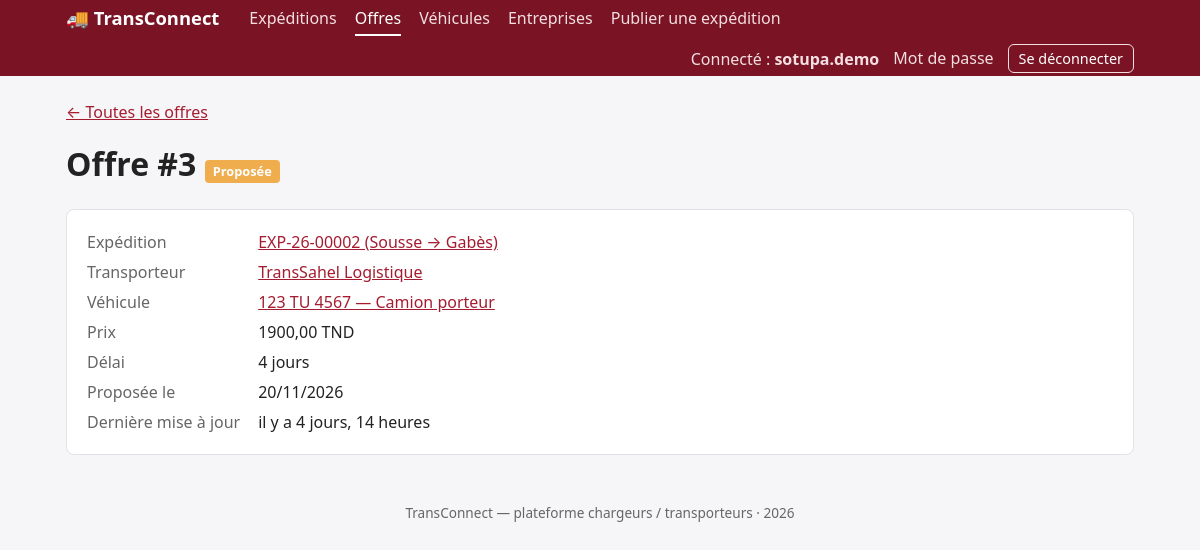
The app's page /offres/3/ (signed in) with its own data.
### EntreprisesApp/models.py (models this page shows, shortened)
class Utilisateur(AbstractUser):
    ROLE_CHARGEUR = 'chargeur'
    ROLE_TRANSPORTEUR = 'transporteur'
    ROLE_ADMIN = 'admin'
    ROLE_CHOICES = (
        (ROLE_CHARGEUR, 'Chargeur'),
        (ROLE_TRANSPORTEUR, 'Transporteur'),
        (ROLE_ADMIN, 'Administrateur'),
    )
    user_id = models.CharField(max_length=8, primary_key=True, editable=False)
    email = models.EmailField(unique=True, validators=[valider_email_gmail])
    role = models.CharField(max_length=20, choices=ROLE_CHOICES, default=ROLE_CHARGEUR)
    telephone = models.CharField(
        max_length=8, blank=True, validators=[valider_telephone]
    )
    created_at = models.DateTimeField(auto_now_add=True)
    updated_at = models.DateTimeField(auto_now=True)
    objects = UtilisateurManager()
    REQUIRED_FIELDS = ['email']
    class Meta:
        verbose_name = 'Utilisateur'
        verbose_name_plural = 'Utilisateurs'

class Entreprise(models.Model):
    TYPE_CHARGEUR = 'chargeur'
    TYPE_TRANSPORTEUR = 'transporteur'
    TYPE_CHOICES = (
        (TYPE_CHARGEUR, 'Chargeur'),
        (TYPE_TRANSPORTEUR, 'Transporteur'),
    )
    raison_sociale = models.CharField(max_length=150)
    matricule_fiscal = models.CharField(
        max_length=17, unique=True, validators=[valider_matricule_fiscal]
    )
    type_entreprise = models.CharField(max_length=15, choices=TYPE_CHOICES)
    adresse = models.TextField(
        validators=[MinLengthValidator(20, "L'adresse doit contenir au moins 20 caractères.")]
    )
    utilisateur = models.OneToOneField(
        Utilisateur,
        on_delete=models.CASCADE,
        related_name='entreprise',
        null=True,
        blank=True,
    )
    created_at = models.DateTimeField(auto_now_add=True)
    updated_at = models.DateTimeField(auto_now=True)
    class Meta:
        verbose_name = 'Entreprise'
        verbose_name_plural = 'Entreprises'
        ordering = ['raison_sociale']
    @property
    def est_transporteur(self):
        return self.type_entreprise == self.TYPE_TRANSPORTEUR
    @property
    def est_chargeur(self):
        return self.type_entreprise == self.TYPE_CHARGEUR

### OffresApp/models.py (models this page shows, shortened)
class Offre(models.Model):
    PROPOSEE = 'proposee'
    ACCEPTEE = 'acceptee'
    REFUSEE = 'refusee'
    RETIREE = 'retiree'
    STATUT_CHOICES = (
        (PROPOSEE, 'Proposée'),
        (ACCEPTEE, 'Acceptée'),
        (REFUSEE, 'Refusée'),
        (RETIREE, 'Retirée'),
    )
    prix = models.DecimalField(
        max_digits=10,
        decimal_places=2,
        validators=[MinValueValidator(Decimal('0.01'), 'Le prix doit être strictement positif.')],
    )
    delai_jours = models.PositiveIntegerField(
        validators=[MinValueValidator(1, "Le délai doit être d'au moins 1 jour.")]
    )
    statut = models.CharField(max_length=15, choices=STATUT_CHOICES, default=PROPOSEE)
    date_proposition = models.DateField(auto_now_add=True)
    expedition = models.ForeignKey(
        'ExpeditionsApp.Expedition',
        on_delete=models.CASCADE,
        related_name='offres',
    )
    transporteur = models.ForeignKey(
        'EntreprisesApp.Entreprise',
        on_delete=models.CASCADE,
        related_name='offres',
    )
    vehicule = models.ForeignKey(
        'VehiculesApp.Vehicule',
        on_delete=models.PROTECT,
        related_name='offres',
    )
    created_at = models.DateTimeField(auto_now_add=True)
    updated_at = models.DateTimeField(auto_now=True)
    class Meta:
        verbose_name = 'Offre'
        verbose_name_plural = 'Offres'
        ordering = ['-created_at']

### ExpeditionsApp/models.py (models this page shows, shortened)
class Expedition(models.Model):
    PUBLIEE = 'publiee'
    ATTRIBUEE = 'attribuee'
    EN_COURS = 'en_cours'
    LIVREE = 'livree'
    ANNULEE = 'annulee'
    STATUT_CHOICES = (
        (PUBLIEE, 'Publiée'),
        (ATTRIBUEE, 'Attribuée'),
        (EN_COURS, 'En cours'),
        (LIVREE, 'Livrée'),
        (ANNULEE, 'Annulée'),
    )
    reference = models.CharField(max_length=12, unique=True, editable=False)
    ville_depart = models.CharField(max_length=100)
    ville_arrivee = models.CharField(max_length=100)
    poids_kg = models.DecimalField(
        max_digits=10,
        decimal_places=2,
        validators=[MinValueValidator(Decimal('0.01'), "Le poids doit être strictement positif.")],
        help_text='Poids en kg',
    )
    date_souhaitee = models.DateField()
    description = models.TextField(blank=True)
    statut = models.CharField(max_length=15, choices=STATUT_CHOICES, default=PUBLIEE)
    entreprise = models.ForeignKey(
        'EntreprisesApp.Entreprise',
        on_delete=models.CASCADE,
        related_name='expeditions',
    )
    created_at = models.DateTimeField(auto_now_add=True)
    updated_at = models.DateTimeField(auto_now=True)
    class Meta:
        verbose_name = 'Expédition'
        verbose_name_plural = 'Expéditions'
        ordering = ['-created_at']
    def __str__(self):
        return f'{self.reference} ({self.ville_depart} → {self.ville_arrivee})'

### VehiculesApp/models.py (models this page shows, shortened)
class Vehicule(models.Model):
    CAMIONNETTE = 'camionnette'
    FOURGON = 'fourgon'
    CAMION_PORTEUR = 'camion_porteur'
    SEMI_REMORQUE = 'semi_remorque'
    TYPE_CHOICES = (
        (CAMIONNETTE, 'Camionnette / utilitaire léger'),
        (FOURGON, 'Fourgon'),
        (CAMION_PORTEUR, 'Camion porteur'),
        (SEMI_REMORQUE, 'Semi-remorque'),
    )
    CAPACITE_MAX_PAR_TYPE = {
        CAMIONNETTE: 1_500,
        FOURGON: 3_500,
        CAMION_PORTEUR: 19_000,
        SEMI_REMORQUE: 26_000,
    }
    immatriculation = models.CharField(max_length=20, unique=True)
    type_vehicule = models.CharField(max_length=20, choices=TYPE_CHOICES)
    capacite_kg = models.PositiveIntegerField(
        validators=[MinValueValidator(1, "Une capacité nulle n'est pas acceptée.")]
    )
    disponible = models.BooleanField(default=True)
    entreprise = models.ForeignKey(
        'EntreprisesApp.Entreprise',
        on_delete=models.CASCADE,
        related_name='vehicules',
    )
    created_at = models.DateTimeField(auto_now_add=True)
    updated_at = models.DateTimeField(auto_now=True)
    class Meta:
        verbose_name = 'Véhicule'
        verbose_name_plural = 'Véhicules'
        ordering = ['immatriculation']
    def __str__(self):
        return f'{self.immatriculation} — {self.get_type_vehicule_display()}'

### OffresApp/views.py (the view)
# urls.py: path('<int:pk>/', views.OffreDetailView.as_view(), name='detail'),
class OffreDetailView(DetailView):
    model = Offre
    template_name = 'offres/detail.html'
    context_object_name = 'offre'
    def get_queryset(self):
        return Offre.objects.select_related('expedition', 'transporteur', 'vehicule')

### EntreprisesApp/context_processors.py (called while the page is built)
def entreprise_courante(request):
    return {'mon_entreprise': entreprise_de(getattr(request, 'user', None))}

### EntreprisesApp/mixins.py (called while the page is built)
def entreprise_de(user):
    return getattr(user, 'entreprise', None)

### OffresApp/templates/offres/detail.html (shortened to what this page needs)
{% extends 'base.html' %}
{% block content %}
<p><a href="{% url 'offres:liste' %}">← Toutes les offres</a></p>
<h1>Offre #{{ offre.pk }} <span class="badge b-{{ offre.statut }}">{{ offre.get_statut_display }}</span></h1>
<div class="card">
  <dl class="fiche">
    <dt>Expédition</dt><dd><a href="{% url 'expeditions:detail' offre.expedition.reference %}">{{ offre.expedition }}</a></dd>
    <dt>Transporteur</dt><dd><a href="{% url 'entreprises:detail' offre.transporteur.pk %}">{{ offre.transporteur.raison_sociale }}</a></dd>
    <dt>Véhicule</dt><dd><a href="{% url 'vehicules:detail' offre.vehicule.pk %}">{{ offre.vehicule }}</a></dd>
    <dt>Prix</dt><dd>{{ offre.prix|floatformat:2 }} TND</dd>
    <dt>Délai</dt><dd>{{ offre.delai_jours }} jour{{ offre.delai_jours|pluralize }}</dd>
    <dt>Proposée le</dt><dd>{{ offre.date_proposition|date:"d/m/Y" }}</dd>
    <dt>Dernière mise à jour</dt><dd>il y a {{ offre.updated_at|timesince }}</dd>
  </dl>
</div>
{% endblock %}

### templates/base.html (shortened to what this page needs)
<!DOCTYPE html>
<html lang="fr">
<head>
</head>
<body>
  <header>
    {% with nom_url=request.resolver_match.app_name %}
    <nav>
      <a class="logo" href="{% url 'accueil' %}">🚚 TransConnect</a>
      <a href="{% url 'expeditions:liste' %}" {% if nom_url == 'expeditions' %}class="actif"{% endif %}>Expéditions</a>
      <a href="{% url 'offres:liste' %}" {% if nom_url == 'offres' %}class="actif"{% endif %}>Offres</a>
      <a href="{% url 'vehicules:liste' %}" {% if nom_url == 'vehicules' %}class="actif"{% endif %}>Véhicules</a>
      <a href="{% url 'entreprises:liste' %}" {% if nom_url == 'entreprises' %}class="actif"{% endif %}>Entreprises</a>
      {% if user.is_authenticated %}
        {% if mon_entreprise.est_transporteur %}
        <a href="{% url 'vehicules:mes' %}">Mes véhicules</a>
        {% elif mon_entreprise.est_chargeur %}
        <a href="{% url 'expeditions:ajouter' %}">Publier une expédition</a>
        {% else %}
        <a href="{% url 'entreprises:ajouter' %}">Créer mon entreprise</a>
        {% endif %}
      <span class="compte">
        <span>Connecté : <strong>{{ user.username }}</strong></span>
        <a href="{% url 'password_change' %}">Mot de passe</a>
        <form method="post" action="{% url 'logout' %}" class="inline">
          <button type="submit" class="lien">Se déconnecter</button>
        </form>
      </span>
      {% else %}
      <span class="compte">
        <a href="{% url 'login' %}">Se connecter</a>
        <a href="{% url 'inscription' %}">Créer un compte</a>
      </span>
      {% endif %}
    </nav>
    {% endwith %}
  </header>
  <main>
    {% block content %}{% endblock %}
  </main>
  <footer>TransConnect — plateforme chargeurs / transporteurs · {% now "Y" %}</footer>
</body>
</html>

### templates/base.html (style rules this page uses)
:root { --brand:#a51c30; --brand-dark:#7a1424; --bg:#f6f6f8; --card:#fff; --text:#222; --muted:#666; --line:#e2e2e6; }
* { box-sizing: border-box; }
body { margin:0; font-family: system-ui, -apple-system, "Segoe UI", Roboto, sans-serif; background:var(--bg); color:var(--text); line-height:1.5; }
header { background:var(--brand-dark); color:#fff; }
nav { max-width:1100px; margin:0 auto; padding:0 16px; display:flex; flex-wrap:wrap; align-items:center; gap:4px 18px; min-height:56px; }
nav .logo { font-weight:700; font-size:1.15rem; color:#fff; text-decoration:none; margin-right:12px; }
nav a { color:#f3dfe2; text-decoration:none; padding:4px 0; border-bottom:2px solid transparent; }
nav a:hover, nav a.actif { color:#fff; border-bottom-color:#fff; }
nav .compte { margin-left:auto; display:flex; flex-wrap:wrap; align-items:center; gap:4px 14px; color:#f3dfe2; }
nav button.lien { background:none; border:1px solid #f3dfe2; border-radius:6px; color:#fff; padding:3px 10px; cursor:pointer; font:inherit; font-size:.9rem; }
main { max-width:1100px; margin:24px auto; padding:0 16px; }
h1, h2 { margin-top:0; }
.card { background:var(--card); border:1px solid var(--line); border-radius:8px; padding:20px; margin-bottom:20px; }
a { color:var(--brand); }
.badge { display:inline-block; padding:2px 8px; border-radius:4px; color:#fff; font-size:.8rem; white-space:nowrap; }
.b-proposee { background:#F0AD4E }
.inline { display:inline; }
dl.fiche { display:grid; grid-template-columns:max-content 1fr; gap:6px 18px; margin:0; }
dl.fiche dt { color:var(--muted); }
dl.fiche dd { margin:0; }
footer { text-align:center; color:var(--muted); font-size:.85rem; padding:24px 16px; }

### records on screen
Utilisateur: username "sotupa.demo"
Offre: pk "3", statut "Proposée", expedition "EXP-26-00002 (Sousse → Gabès)", transporteur.raison_sociale "TransSahel Logistique", vehicule "123 TU 4567 — Camion porteur", prix "1900,00", delai_jours "4", date_proposition "20/11/2026", updated_at "4 jours, 14 heures"
